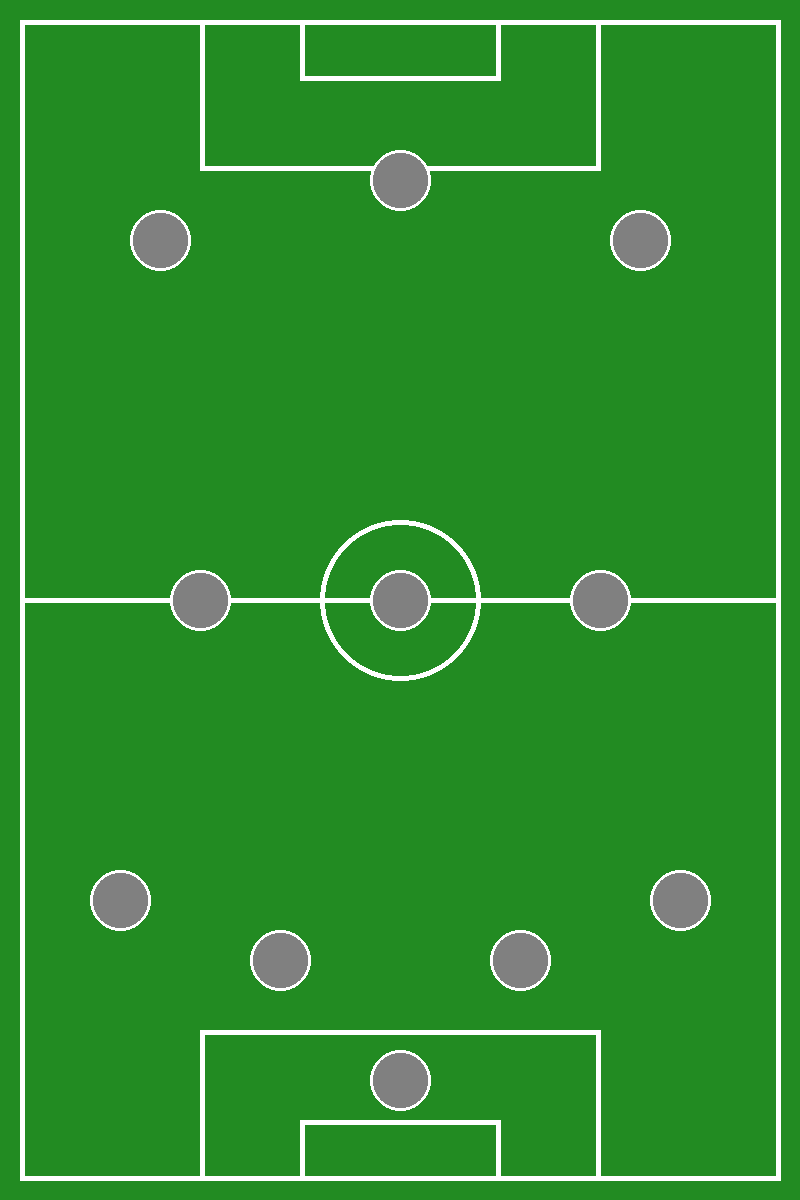

The script that saved this image:
from lineup_generator import generate_lineup_image
import json
squad = {"formation": "4-3-3", "players": {}}
img = generate_lineup_image(squad, {})
img.save("test_lineup.png")
